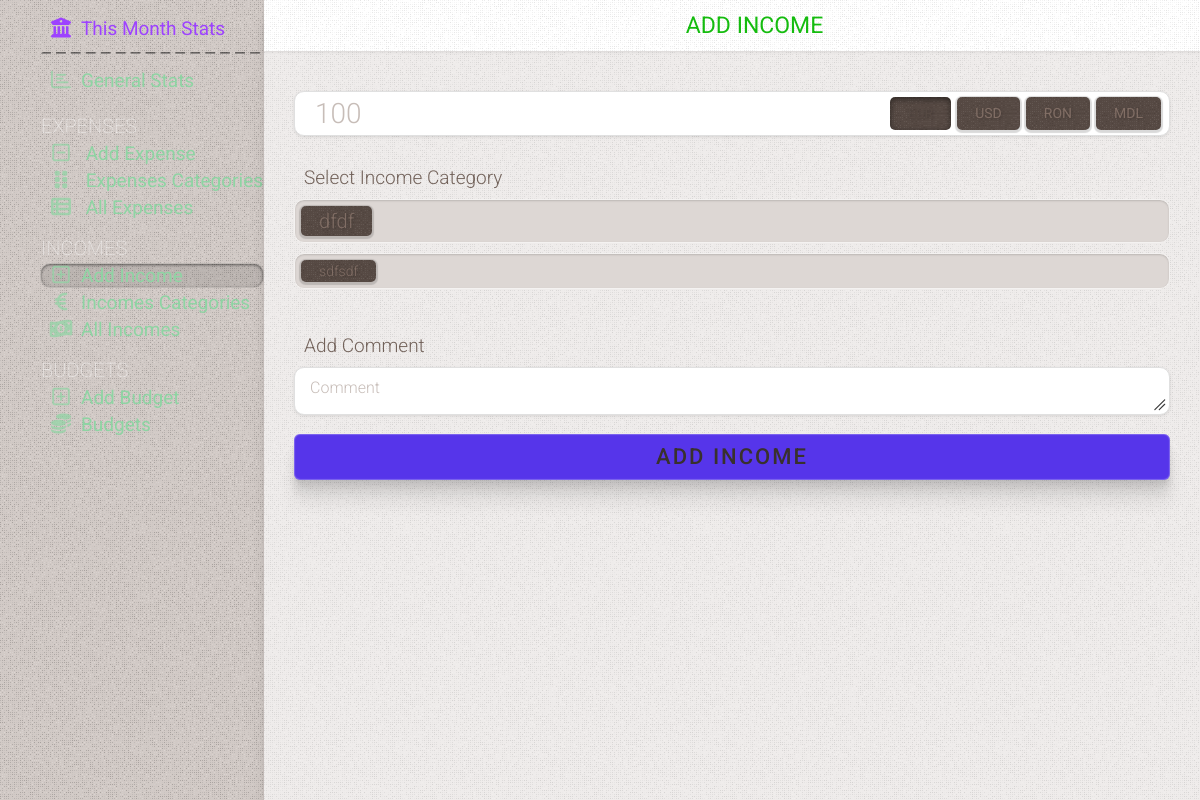
The app's page /add_income, older data.
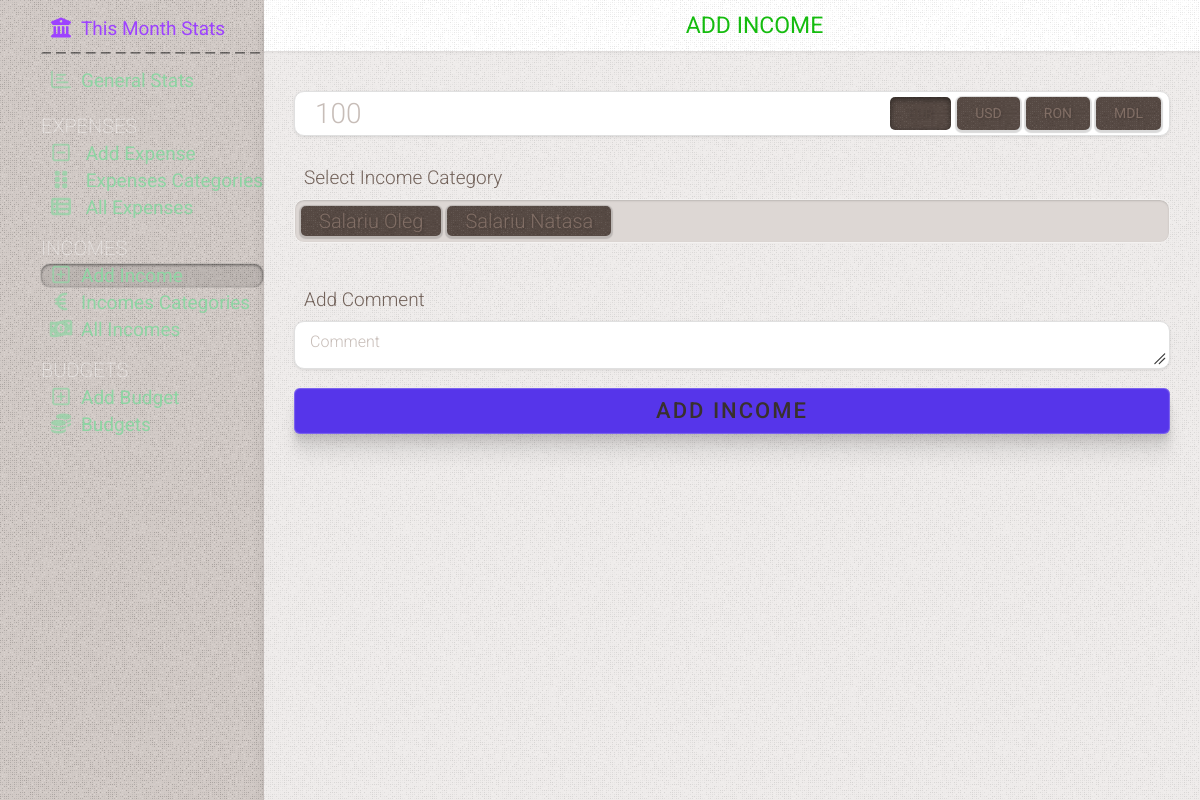
The same page, newer data.
### tables this page shows
CREATE TABLE categories_income
(
    id         INTEGER PRIMARY KEY AUTOINCREMENT,
    name       TEXT NOT NULL,
    primordial TEXT DEFAULT NULL,
    state      TEXT DEFAULT false
);

### app.py (the view, shortened to what this page needs)
@app.route('/add_income', methods=('GET', 'POST'))
def add_income():
    conn = get_db_connection()
    categories_income = conn.execute(
        "SELECT id, name  FROM categories_income WHERE state is not 'true' and primordial is 'true'").fetchall()
    categories_income_second = conn.execute(
        "SELECT id, name  FROM categories_income WHERE state is not 'true' and primordial is NULL").fetchall()
    conn.close()
    return render_template('add_income.html', title='Add Income', gradient='text-gradient-green',
                           categories_income=categories_income, categories_income_second=categories_income_second)

### app.py (called while the page is built)
def get_db_connection():
    conn = sqlite3.connect('static/database.db')
    conn.row_factory = sqlite3.Row
    return conn

### templates/add_income.html (shortened to what this page needs)
{% extends 'base.html' %} {% block content %}
	<div class="page_title {{ gradient }}" >
		<span >{% block title %} {{ title }} {% endblock %}</span >
	</div >
	<div class="content flex flex-col gap-15" >
		{% if categories_income|length == 0 and categories_income_second|length == 0 %}
			<div class="no-results" >You must add income categories first</div >
		{% else %}
			<form method="post" >
				<div class="flex flex-col mx-auto gap-15 mt-20" >
					<div class="flex input" >
						<input type="number" autofocus min="0" step="0.01" pattern="[0-9]+([\.,][0-9]+)?" name="amount"
									 placeholder="100" class="summ py-5 mr-20 transparent" value="{{ request.form['amount'] }}" />
						<div class="radio-group category-group w-auto category-group-second radio-currency flex-nowrap flex-shrink-0" >
							<label for="eur" >EUR</label >
							<label for="usd" >USD</label >
							<label for="ron" >RON</label >
							<label for="mdl" >MDL</label >
						</div >
					</div >
					<div >
						<div class="subtitle3 mt-15" >Select Income Category</div >
						{% if categories_income|length > 0 %}
							<div class="radio-group category-group category-group-second primary-group" >
								{% for id, name in categories_income %}
									<label for="{{ name }}" >{{ name }}</label >
								{% endfor %}
							</div >
						{% endif %}
						{% if categories_income_second|length > 0 %}
							<div class="radio-group category-group category-group-second second-group mt-10" >
								{% for id, name in categories_income_second %}
									<label for="{{ name }}" >{{ name }}</label >
								{% endfor %}
							</div >
						{% endif %}
					</div >
					<div class="mt-15" >
						<div class="subtitle3 mt-15" >Add Comment</div >
						<textarea name="comment" placeholder="Comment"
											class="form-control" >{{ request.form['comment'] }}</textarea >
					</div >
					<div class="form-buttons" >
						<button type="submit" class="send-button" >Add Income</button >
					</div >
				</div >
			</form >
		{% endif %}
	</div >
{% endblock %}

Row changes from the older to the newer data that the page shows:
removed categories_income: name "dfdf"
removed categories_income: name "sdfsdf"
added categories_income: name "Salariu Oleg"
added categories_income: name "Salariu Natasa"
